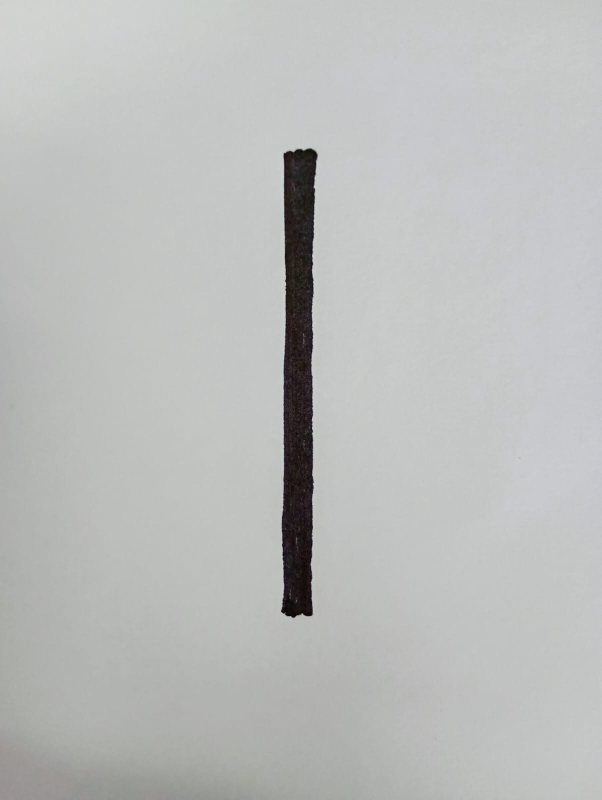
#> input picture assets/1.jpeg, 1204 x 1600 px, found by its file name (shown at 1/2 size)
$ jupyter execute --allow-errors Taller_CUDA_PyTorch.ipynb   (shell and % lines are left out)
#> lines starting #> are read from the running program, lines starting #| are printed output that depends on the picture
# Entrenamiento de Redes Neuronales en GPU
* CUDA con PyTorch en Google Colab

## 1. Configurar el Entorno en Google Colab

[cell 1]
# Celda 1: Verificar GPU disponible
import torch

print('Version de PyTorch:', torch.__version__)
print('GPU disponible:', torch.cuda.is_available())
#> (this line was passed over: torch is not available in this run)
#> the answer given: 1.jpeg

#> (the rest of this cell did not finish here and is left out)

[cell 2]
# Celda 2: Estado de la GPU (igual que en el tutorial de instalacion)

## 2. Conceptos: CPU vs GPU en PyTorch

[cell 3]
# Celda 3: Tensores en CPU vs GPU
import torch

# Crear un tensor en CPU (memoria del procesador)
#> (the rest of this cell did not finish here and is left out)

[cell 4]
# Celda 4: Definir dispositivo (SIEMPRE al inicio del proyecto)
import torch

# Esta linea elige GPU si hay, CPU si no hay
#> (the rest of this cell did not finish here and is left out)

## 3. Preparar los Datos: Dataset MNIST

[cell 5]
# Celda 5: Importar librerias necesarias
import torch
import torch.nn as nn
import torch.optim as optim
from torchvision import datasets, transforms
from torch.utils.data import DataLoader
import matplotlib.pyplot as plt
import time

# Definir el dispositivo (de la celda anterior)
#> (the rest of this cell did not finish here and is left out)

#> (a cell that did not finish here is left out)

#> (a cell that did not finish here is left out)

## 4. Construir la Red Neuronal

[cell 8]
# Celda 8: Definir la arquitectura de la red neuronal
class RedNeuronal(nn.Module):
    def __init__(self):
        super(RedNeuronal, self).__init__()
        # Definir las capas de la red
        self.capas = nn.Sequential(
            nn.Flatten(),          # Aplana 28x28 = 784 valores
            nn.Linear(784, 256),   # Capa 1: entrada(784) -> oculta(256)
            nn.ReLU(),             # Funcion de activacion
            nn.Linear(256, 128),   # Capa 2: oculta(256) -> oculta(128)
            nn.ReLU(),             # Funcion de activacion
            nn.Linear(128, 10),    # Capa 3: oculta(128) -> salida(10 digitos)
        )

    def forward(self, x):
        return self.capas(x)

# Crear la red y moverla a la GPU
#> (the rest of this cell did not finish here and is left out)

## 5. Entrenar el Modelo: CPU vs GPU

[cell 9]
# Celda 9: Funcion de entrenamiento con loss (reemplazando la original)
# [61 lines left out: function entrenar_con_loss, not called in this run]

[cell 10]
# Celda 10: Entrenamiento en CPU
print('=' * 50)
print('ENTRENAMIENTO EN CPU')
print('=' * 50)

# Crear nuevo modelo en CPU
#> (the rest of this cell did not finish here and is left out)

[cell 11]
# Celda 11: Entrenamiento en GPU
print('=' * 50)
print('ENTRENAMIENTO EN GPU')
print('=' * 50)

# Crear nuevo modelo en GPU
#> (the rest of this cell did not finish here and is left out)

[cell 12]
# Celda 12: Comparacion CPU vs GPU
print('\n' + '=' * 50)
print('COMPARACION DE RENDIMIENTO')
print('=' * 50)
#> (the rest of this cell did not finish here and is left out)

## 6. Evaluar y Visualizar Resultados

[cell 13]
# Celda 13: Evaluar el modelo entrenado en GPU
# [17 lines left out: function evaluar, not called in this run]

#> (the rest of this cell did not finish here and is left out)

#> (a cell that did not finish here is left out)

## 7. Prueba tu Propio Dígito

[cell 15]
# Celda 15: Probar propio digito
from google.colab import files
from PIL import Image, ImageOps
import torchvision.transforms as transforms
import matplotlib.pyplot as plt
import numpy as np

def procesar_imagen(nombre):
    """Preprocesa una foto de un digito en papel para que sea compatible con MNIST.
    Flujo base: recortar -> contraste -> suavizar -> invertir -> escalar.
    OCP: Se extiende con binarizacion por percentil y centrado del digito.
    """
#> called with nombre = '1.jpeg'
    from PIL import ImageEnhance, ImageFilter
    original = Image.open(nombre).convert('L')

    # 1. Recortar bordes agresivamente (15% por lado para quitar sombras de borde)
    w, h = original.size
#> w = 1204; h = 1600
    recortada = original.crop((w*0.15, h*0.15, w*0.85, h*0.85))
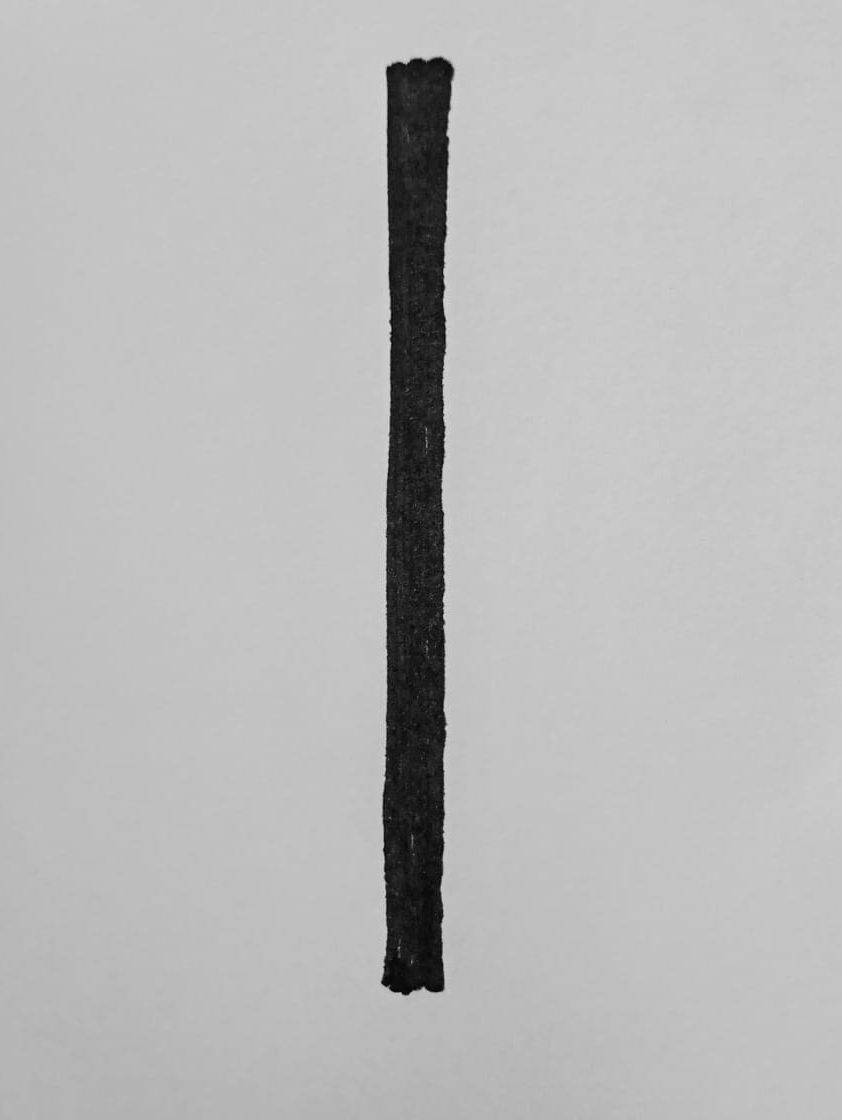
#> recortada: PIL image 842x1120 L; min 0, max 220, mean 185.4

    # 2. Aumentar contraste para separar trazo del fondo
    contraste = ImageEnhance.Contrast(recortada).enhance(2.0)
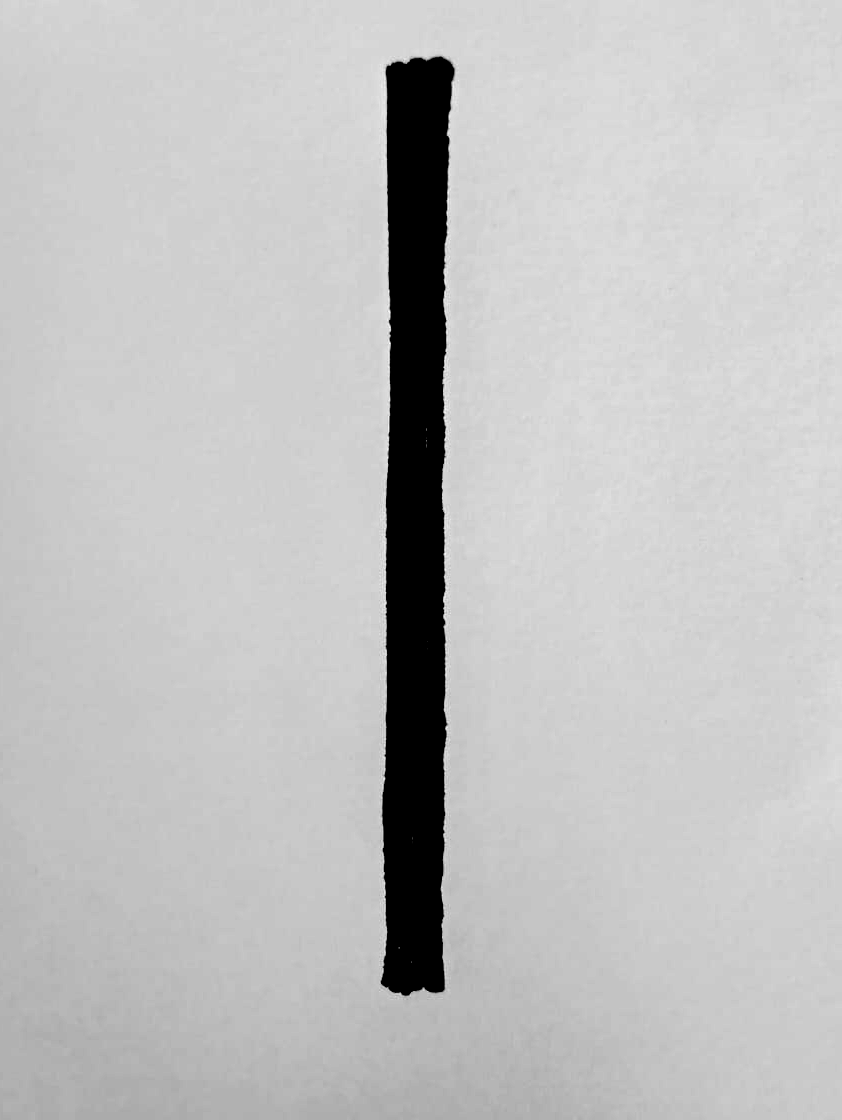
#> contraste: PIL image 842x1120 L; min 0, max 255, mean 192.6

    # 3. Suavizar ruido de arrugas
    suavizada = contraste.filter(ImageFilter.MedianFilter(size=5))

    # 4. Invertir colores (fondo negro, trazo blanco como MNIST)
    invertida = ImageOps.invert(suavizada)
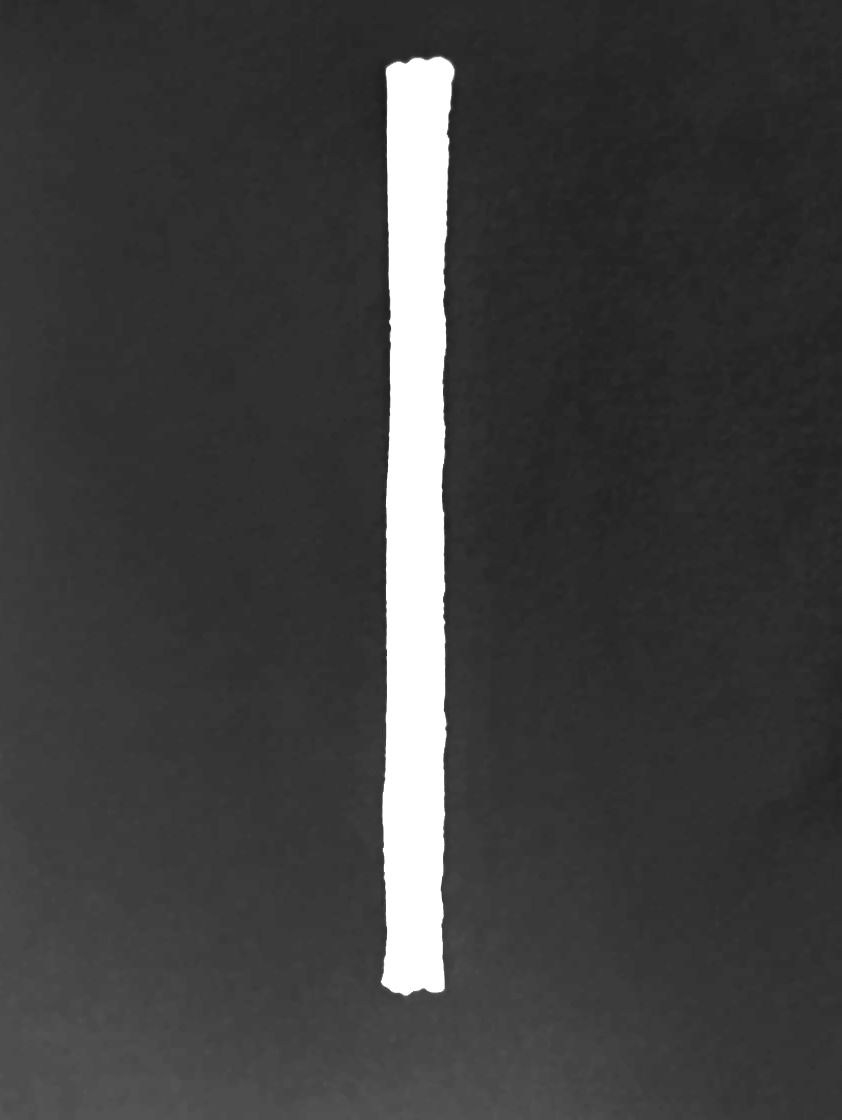
#> invertida: PIL image 842x1120 L; min 30, max 255, mean 62.4

    # OCP: Extension - Binarizacion por percentil alto
    # Solo conserva los pixeles mas brillantes (el trazo real)
    arr = np.array(invertida, dtype=np.float32)
    umbral = np.percentile(arr, 85)
#> umbral = 66
    arr[arr < umbral] = 0
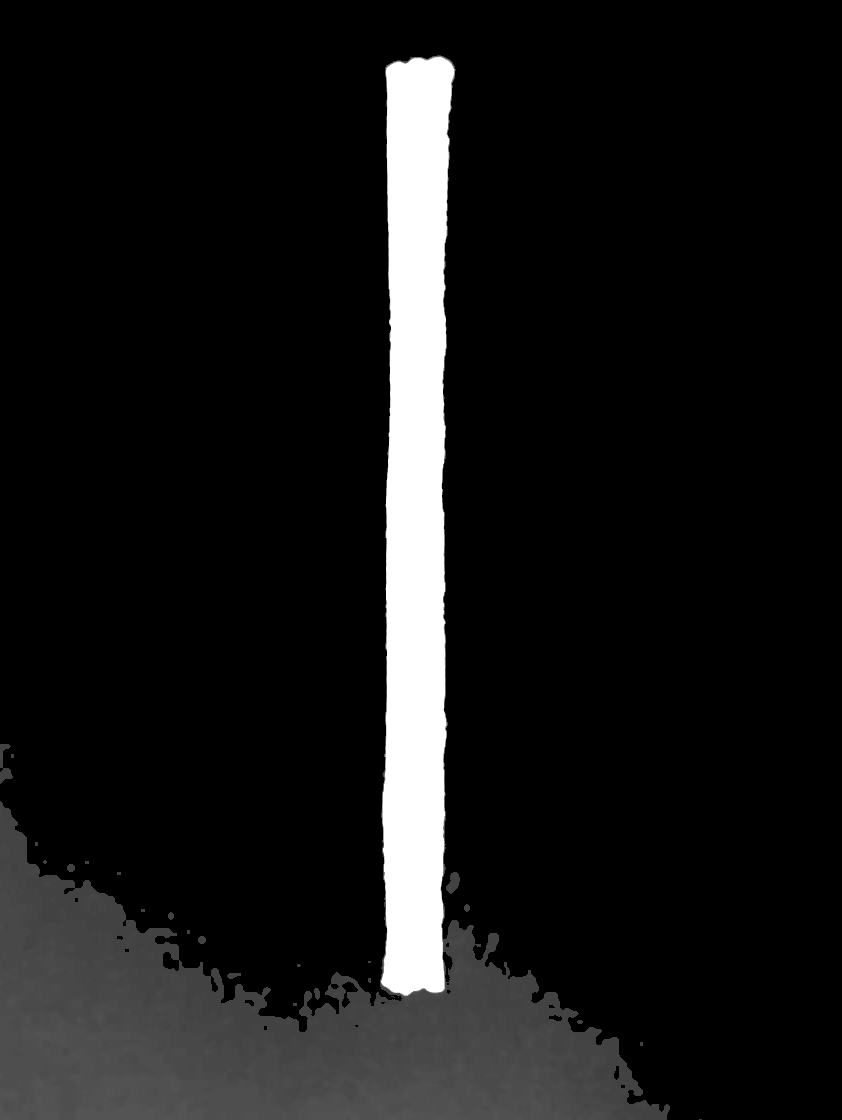
#> arr: shape (1120, 842) float32; min 0, max 255, mean 22.5
    binarizada = Image.fromarray(arr.astype(np.uint8))

    # Engrosar ligeramente el trazo
    engrosada = binarizada.filter(ImageFilter.MaxFilter(size=3))

    # OCP: Extension - Centrar el digito en un canvas con padding (como MNIST)
    arr2 = np.array(engrosada)
    coords = np.argwhere(arr2 > 0)
#> coords = 161143 pairs, first value 54 to 1119, second value 0 to 702
    if len(coords) > 0:
        y0, x0 = coords.min(axis=0)
#> y0 = 54; x0 = 0
        y1, x1 = coords.max(axis=0)
#> y1 = 1119; x1 = 702
        recorte_digito = arr2[y0:y1+1, x0:x1+1]
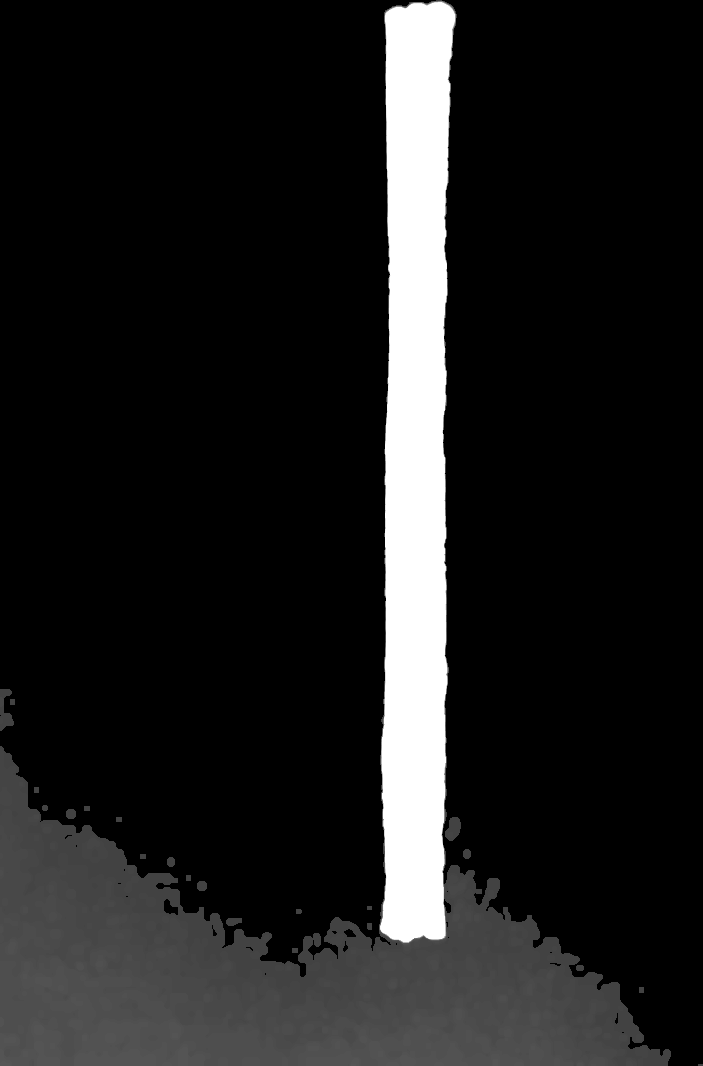
#> recorte_digito: shape (1066, 703); min 0, max 255, mean 29.3
        digito_pil = Image.fromarray(recorte_digito)
        digito_20 = digito_pil.resize((20, 20), Image.LANCZOS)
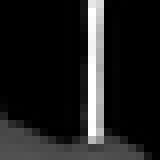
#> digito_20: PIL image 20x20 L (shown 8 times larger); min 0, max 255, mean 30
        canvas = Image.new('L', (28, 28), 0)
#> canvas: PIL image 28x28 L; every value is 0
        canvas.paste(digito_20, (4, 4))
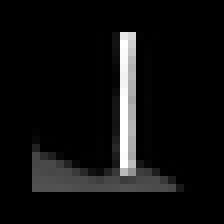
#> canvas: PIL image 28x28 L (shown 8 times larger); min 0, max 255, mean 15.3
        procesada = canvas
    else:
        procesada = engrosada.resize((28, 28), Image.LANCZOS)

    # OCP: Extension - Normalizar intensidades al rango MNIST [0, 255]
    arr_final = np.array(procesada, dtype=np.float32)
    if arr_final.max() > 0:
        arr_final = (arr_final / arr_final.max()) * 255
    procesada = Image.fromarray(arr_final.astype(np.uint8))

    # Visualizar las etapas
    fig, axes = plt.subplots(1, 4, figsize=(12, 3))

    axes[0].imshow(recortada, cmap='gray')
    axes[0].set_title('1. Recortada')
    axes[0].axis('off')

    axes[1].imshow(invertida, cmap='gray')
    axes[1].set_title('2. Invertida')
    axes[1].axis('off')

    axes[2].imshow(np.array(binarizada), cmap='gray')
    axes[2].set_title(f'3. Limpia (p85={int(umbral)})')
    axes[2].axis('off')

    axes[3].imshow(np.array(procesada), cmap='gray')
    axes[3].set_title('4. Lo que ve la red (28x28)')
    axes[3].axis('off')

    plt.tight_layout()
    plt.show()

    return procesada

subido = files.upload()
#> (the rest of this cell did not finish here and is left out)
